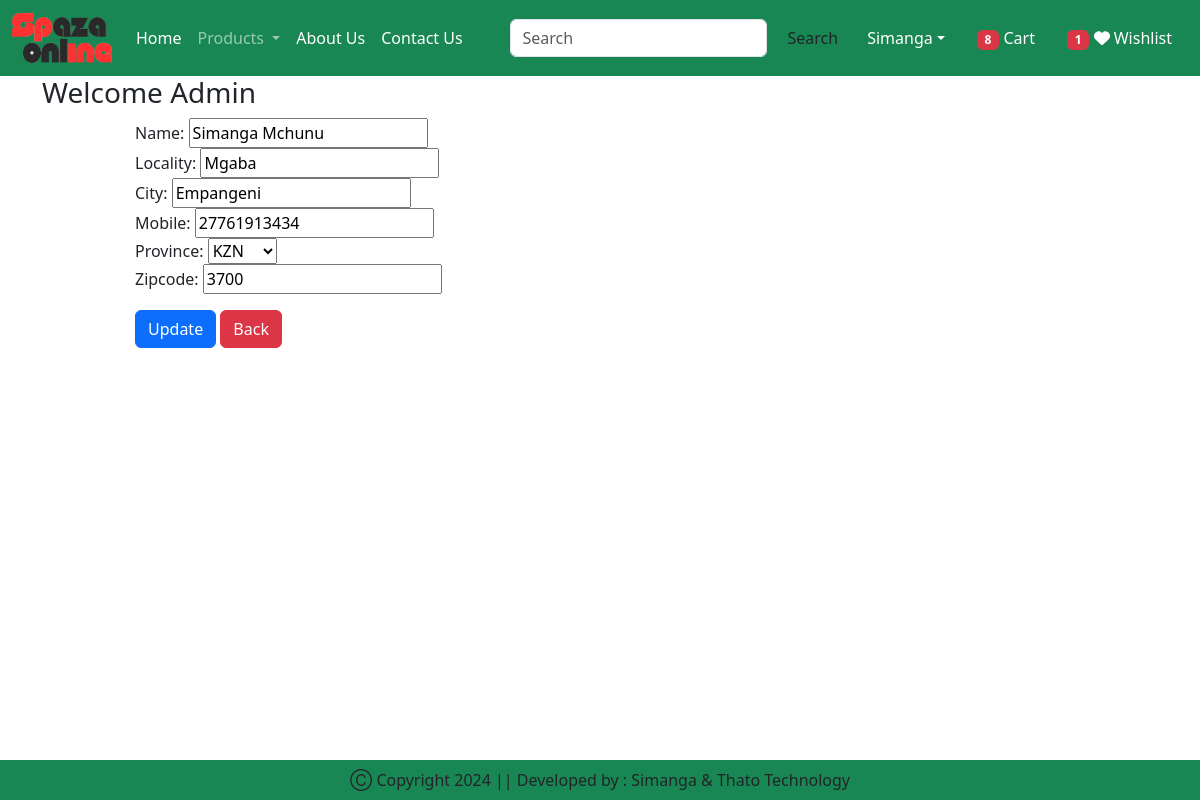
Screenshot of /updateAddress/1 (signed in) with the database file from the repository.
### spaza_app/models.py (models this page shows, shortened)
class Customer(models.Model):
    user = models.ForeignKey(User,on_delete=models.CASCADE)
    name = models.CharField(max_length=200)
    locality = models.CharField(max_length=200)
    city = models.CharField(max_length=50)
    mobile = models.IntegerField(default=0)
    zipcode = models.IntegerField()
    province = models.CharField(choices=PROVINCE_CHOICES, max_length=100)

### spaza_app/views.py (the view, shortened to what this page needs)
# urls.py: path('updateAddress/<int:pk>', views.updateAddress.as_view(), name="updateAddress"),
@method_decorator(login_required, name = 'dispatch')
class updateAddress(View):
    def get(self, request, pk):
        add = Customer.objects.get(pk=pk)
        form = CustomerProfileForm(instance=add)
        totalitem = 0
        wishitem = 0
        if request.user.is_authenticated:
            totalitem = len(Cart.objects.filter(user=request.user))
            wishitem = len(Wishlist.objects.filter(user=request.user))
        return render(request, "spaza_app/updateAddress.html", locals())

### spaza_app/forms.py
class CustomerProfileForm(forms.ModelForm):
    class Meta:
        model = Customer
        fields = ['name', 'locality', 'city', 'mobile', 'province', 'zipcode']
        widget = {
            'name': forms.TextInput(attrs={'class':'form-control'}),
            'locality': forms.TextInput(attrs={'class':'form-control'}),
            'city': forms.TextInput(attrs={'class':'form-control'}),
            'mobile': forms.NumberInput(attrs={'class':'form-control'}),
            'province': forms.Select(attrs={'class':'form-control'}),
            'zipcode': forms.NumberInput(attrs={'class':'form-control'}),
        }

### spaza_app/templates/spaza_app/updateAddress.html (shortened to what this page needs)
{% extends 'spaza_app/base.html' %}
{% load static %}
{% block main-content %}
<div class="container">
    <div class="row">
        <h3> Welcome <span class="text-capitalize">{{request.user}}</span></h3>
    </div>
    <div class="col-sm-8 offset-sm-1">
        <form action="" method="post">
            {% for fm in form %}
            {{fm.label_tag}} {{fm}}  <br>
            {% endfor %}
            <div class="col-12 mt-3">
                <button type="submit" class="btn btn-primary">Update</button>
                <a href="{% url 'address' %}" type="button" class="btn btn-danger">Back</a>
            </div>
        </form>
    </div>
</div>
{% endblock main-content %}

### rows the page displays
Customer: form "Simanga Mchunu" "Mgaba" "Empangeni" "27761913434" "KZN" "3700"

### other values shown
{{ totalitem }} "8"
{{ wishitem }} "1"
{{ request.user }} "Admin"
{{ fm.label_tag }} "Name:" "Locality:" "City:" "Mobile:" "Province:" "Zipcode:"
